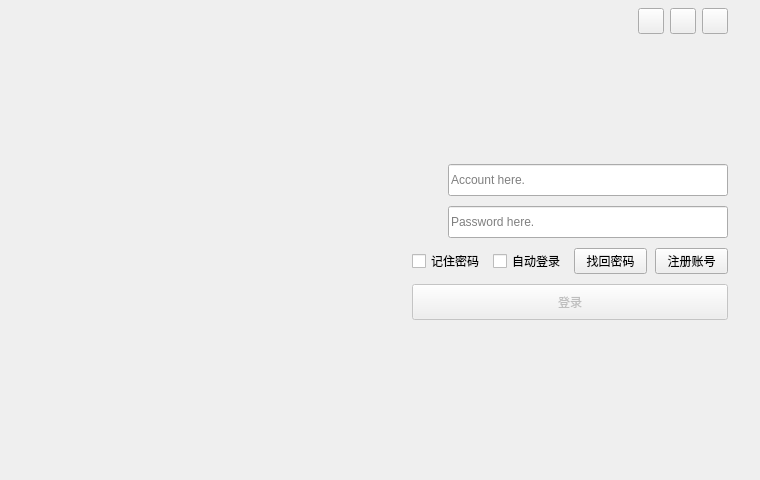
<?xml version="1.0" encoding="UTF-8"?>
<ui version="4.0">
 <class>LiveLoginDialogClass</class>
 <widget class="QDialog" name="LiveLoginDialogClass">
  <property name="geometry">
   <rect>
    <x>0</x>
    <y>0</y>
    <width>760</width>
    <height>480</height>
   </rect>
  </property>
  <property name="minimumSize">
   <size>
    <width>760</width>
    <height>480</height>
   </size>
  </property>
  <property name="maximumSize">
   <size>
    <width>760</width>
    <height>480</height>
   </size>
  </property>
  <property name="focusPolicy">
   <enum>Qt::ClickFocus</enum>
  </property>
  <property name="contextMenuPolicy">
   <enum>Qt::NoContextMenu</enum>
  </property>
  <property name="windowTitle">
   <string>PostLive 登录</string>
  </property>
  <property name="windowIcon">
   <iconset resource="LiveLoginDialog.qrc">
    <normaloff>:/LiveLoginDialog/res/live.ico</normaloff>:/LiveLoginDialog/res/live.ico</iconset>
  </property>
  <property name="styleSheet">
   <string notr="true">QLabel#avatarLabel
{
	border-image: url(:/LiveLoginDialog/res/avatar-mask.png);
	min-width: 110px;
	max-width: 110px;
	min-height: 110px;
	max-height: 110px;
}
QLabel#loginMessageLabel
{
	color: #FF7070;
	background: transparent;
}</string>
  </property>
  <layout class="QHBoxLayout" name="centralLayout">
   <property name="spacing">
    <number>0</number>
   </property>
   <property name="leftMargin">
    <number>0</number>
   </property>
   <property name="topMargin">
    <number>0</number>
   </property>
   <property name="rightMargin">
    <number>0</number>
   </property>
   <property name="bottomMargin">
    <number>0</number>
   </property>
   <item>
    <widget class="QWidget" name="galleryContainer" native="true">
     <property name="minimumSize">
      <size>
       <width>380</width>
       <height>480</height>
      </size>
     </property>
     <property name="maximumSize">
      <size>
       <width>380</width>
       <height>480</height>
      </size>
     </property>
     <widget class="ImageLabel" name="gallery">
      <property name="geometry">
       <rect>
        <x>0</x>
        <y>0</y>
        <width>380</width>
        <height>480</height>
       </rect>
      </property>
      <property name="pixmap">
       <pixmap resource="LiveLoginDialog.qrc">:/LiveLoginDialog/res/genshin.jpg</pixmap>
      </property>
      <property name="scaledContents">
       <bool>true</bool>
      </property>
      <property name="covered" stdset="0">
       <bool>true</bool>
      </property>
     </widget>
     <widget class="ImageLabel" name="appLogo">
      <property name="geometry">
       <rect>
        <x>16</x>
        <y>14</y>
        <width>64</width>
        <height>64</height>
       </rect>
      </property>
      <property name="pixmap">
       <pixmap resource="LiveLoginDialog.qrc">:/LiveLoginDialog/res/LIVE.png</pixmap>
      </property>
      <property name="scaledContents">
       <bool>true</bool>
      </property>
     </widget>
    </widget>
   </item>
   <item>
    <widget class="QWidget" name="form" native="true">
     <layout class="QVBoxLayout" name="formLayout">
      <property name="spacing">
       <number>10</number>
      </property>
      <property name="leftMargin">
       <number>32</number>
      </property>
      <property name="topMargin">
       <number>8</number>
      </property>
      <property name="rightMargin">
       <number>32</number>
      </property>
      <property name="bottomMargin">
       <number>20</number>
      </property>
      <item>
       <layout class="QHBoxLayout" name="titlebarLayout">
        <property name="spacing">
         <number>6</number>
        </property>
        <item>
         <spacer name="titlebarHorizontalSpacer">
          <property name="orientation">
           <enum>Qt::Horizontal</enum>
          </property>
          <property name="sizeHint" stdset="0">
           <size>
            <width>40</width>
            <height>20</height>
           </size>
          </property>
         </spacer>
        </item>
        <item>
         <widget class="QToolButton" name="settingToolButton">
          <property name="minimumSize">
           <size>
            <width>26</width>
            <height>26</height>
           </size>
          </property>
          <property name="maximumSize">
           <size>
            <width>26</width>
            <height>26</height>
           </size>
          </property>
          <property name="focusPolicy">
           <enum>Qt::NoFocus</enum>
          </property>
          <property name="toolTip">
           <string>设置</string>
          </property>
          <property name="icon">
           <iconset resource="LiveLoginDialog.qrc">
            <normaloff>:/LiveLoginDialog/res/setting.png</normaloff>:/LiveLoginDialog/res/setting.png</iconset>
          </property>
          <property name="iconSize">
           <size>
            <width>24</width>
            <height>24</height>
           </size>
          </property>
         </widget>
        </item>
        <item>
         <widget class="QToolButton" name="minimizeToolButton">
          <property name="minimumSize">
           <size>
            <width>26</width>
            <height>26</height>
           </size>
          </property>
          <property name="maximumSize">
           <size>
            <width>26</width>
            <height>26</height>
           </size>
          </property>
          <property name="focusPolicy">
           <enum>Qt::NoFocus</enum>
          </property>
          <property name="toolTip">
           <string>最小化</string>
          </property>
          <property name="icon">
           <iconset resource="LiveLoginDialog.qrc">
            <normaloff>:/LiveLoginDialog/res/minus-square.png</normaloff>:/LiveLoginDialog/res/minus-square.png</iconset>
          </property>
          <property name="iconSize">
           <size>
            <width>24</width>
            <height>24</height>
           </size>
          </property>
         </widget>
        </item>
        <item>
         <widget class="QToolButton" name="closeToolButton">
          <property name="minimumSize">
           <size>
            <width>26</width>
            <height>26</height>
           </size>
          </property>
          <property name="maximumSize">
           <size>
            <width>26</width>
            <height>26</height>
           </size>
          </property>
          <property name="focusPolicy">
           <enum>Qt::NoFocus</enum>
          </property>
          <property name="toolTip">
           <string>关闭</string>
          </property>
          <property name="icon">
           <iconset resource="LiveLoginDialog.qrc">
            <normaloff>:/LiveLoginDialog/res/close-square.png</normaloff>:/LiveLoginDialog/res/close-square.png</iconset>
          </property>
          <property name="iconSize">
           <size>
            <width>24</width>
            <height>24</height>
           </size>
          </property>
         </widget>
        </item>
       </layout>
      </item>
      <item>
       <widget class="QLabel" name="avatarLabel">
        <property name="text">
         <string/>
        </property>
        <property name="scaledContents">
         <bool>true</bool>
        </property>
       </widget>
      </item>
      <item>
       <layout class="QHBoxLayout" name="accountLayout">
        <property name="spacing">
         <number>10</number>
        </property>
        <item>
         <widget class="QLabel" name="accountIconLabel">
          <property name="minimumSize">
           <size>
            <width>26</width>
            <height>26</height>
           </size>
          </property>
          <property name="maximumSize">
           <size>
            <width>26</width>
            <height>26</height>
           </size>
          </property>
          <property name="text">
           <string/>
          </property>
          <property name="pixmap">
           <pixmap resource="LiveLoginDialog.qrc">:/LiveLoginDialog/res/account.png</pixmap>
          </property>
          <property name="scaledContents">
           <bool>true</bool>
          </property>
         </widget>
        </item>
        <item>
         <widget class="QLineEdit" name="accountLineEdit">
          <property name="minimumSize">
           <size>
            <width>0</width>
            <height>32</height>
           </size>
          </property>
          <property name="maximumSize">
           <size>
            <width>16777215</width>
            <height>32</height>
           </size>
          </property>
          <property name="toolTip">
           <string>账号</string>
          </property>
          <property name="placeholderText">
           <string>Account here.</string>
          </property>
         </widget>
        </item>
       </layout>
      </item>
      <item>
       <layout class="QHBoxLayout" name="passwordLayout">
        <property name="spacing">
         <number>10</number>
        </property>
        <item>
         <widget class="QLabel" name="passwordIconLabel">
          <property name="minimumSize">
           <size>
            <width>26</width>
            <height>26</height>
           </size>
          </property>
          <property name="maximumSize">
           <size>
            <width>26</width>
            <height>26</height>
           </size>
          </property>
          <property name="text">
           <string/>
          </property>
          <property name="pixmap">
           <pixmap resource="LiveLoginDialog.qrc">:/LiveLoginDialog/res/password.png</pixmap>
          </property>
          <property name="scaledContents">
           <bool>true</bool>
          </property>
         </widget>
        </item>
        <item>
         <widget class="PasswordEdit" name="passwordLineEdit">
          <property name="minimumSize">
           <size>
            <width>0</width>
            <height>32</height>
           </size>
          </property>
          <property name="maximumSize">
           <size>
            <width>16777215</width>
            <height>32</height>
           </size>
          </property>
          <property name="toolTip">
           <string>密码</string>
          </property>
          <property name="echoMode">
           <enum>QLineEdit::Password</enum>
          </property>
          <property name="placeholderText">
           <string>Password here.</string>
          </property>
         </widget>
        </item>
       </layout>
      </item>
      <item>
       <layout class="QHBoxLayout" name="optionsLayout">
        <property name="spacing">
         <number>8</number>
        </property>
        <item>
         <widget class="QCheckBox" name="rememberPasswordCheckBox">
          <property name="focusPolicy">
           <enum>Qt::NoFocus</enum>
          </property>
          <property name="text">
           <string>记住密码</string>
          </property>
         </widget>
        </item>
        <item>
         <widget class="QCheckBox" name="autoLoginCheckBox">
          <property name="focusPolicy">
           <enum>Qt::NoFocus</enum>
          </property>
          <property name="text">
           <string>自动登录</string>
          </property>
         </widget>
        </item>
        <item>
         <widget class="QPushButton" name="forgetPasswordPushButton">
          <property name="focusPolicy">
           <enum>Qt::NoFocus</enum>
          </property>
          <property name="text">
           <string>找回密码</string>
          </property>
         </widget>
        </item>
        <item>
         <widget class="QPushButton" name="registerPushButton">
          <property name="focusPolicy">
           <enum>Qt::NoFocus</enum>
          </property>
          <property name="text">
           <string>注册账号</string>
          </property>
         </widget>
        </item>
       </layout>
      </item>
      <item>
       <widget class="QPushButton" name="loginPushButton">
        <property name="enabled">
         <bool>false</bool>
        </property>
        <property name="minimumSize">
         <size>
          <width>0</width>
          <height>36</height>
         </size>
        </property>
        <property name="maximumSize">
         <size>
          <width>16777215</width>
          <height>36</height>
         </size>
        </property>
        <property name="focusPolicy">
         <enum>Qt::ClickFocus</enum>
        </property>
        <property name="text">
         <string>登录</string>
        </property>
        <property name="autoDefault">
         <bool>true</bool>
        </property>
        <property name="default">
         <bool>true</bool>
        </property>
       </widget>
      </item>
      <item>
       <widget class="QLabel" name="loginMessageLabel">
        <property name="minimumSize">
         <size>
          <width>0</width>
          <height>20</height>
         </size>
        </property>
        <property name="alignment">
         <set>Qt::AlignCenter</set>
        </property>
        <property name="wordWrap">
         <bool>true</bool>
        </property>
       </widget>
      </item>
      <item>
       <spacer name="formBottomSpacer">
        <property name="orientation">
         <enum>Qt::Vertical</enum>
        </property>
        <property name="sizeHint" stdset="0">
         <size>
          <width>20</width>
          <height>24</height>
         </size>
        </property>
       </spacer>
      </item>
     </layout>
    </widget>
   </item>
  </layout>
 </widget>
 <layoutdefault spacing="6" margin="11"/>
 <customwidgets>
  <customwidget>
   <class>PasswordEdit</class>
   <extends>QLineEdit</extends>
   <header>PasswordEdit.h</header>
  </customwidget>
  <customwidget>
   <class>ImageLabel</class>
   <extends>QLabel</extends>
   <header>ImageLabel.h</header>
  </customwidget>
 </customwidgets>
 <tabstops>
  <tabstop>loginPushButton</tabstop>
  <tabstop>accountLineEdit</tabstop>
  <tabstop>passwordLineEdit</tabstop>
 </tabstops>
 <resources>
  <include location="../resources/LiveLoginDialog.qrc"/>
 </resources>
 <connections/>
 <designerdata>
  <property name="gridDeltaX">
   <number>10</number>
  </property>
  <property name="gridDeltaY">
   <number>10</number>
  </property>
  <property name="gridSnapX">
   <bool>true</bool>
  </property>
  <property name="gridSnapY">
   <bool>true</bool>
  </property>
  <property name="gridVisible">
   <bool>false</bool>
  </property>
 </designerdata>
</ui>
